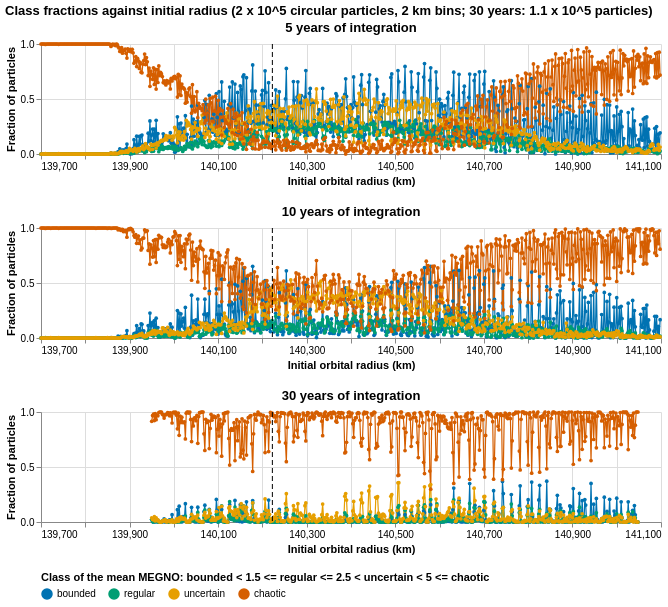

Specify this chart in Vega-Lite:
### Vega-Lite specification from a JSON file in a GitHub repository (floating-point values rounded to 4 significant figures; data arrays with more than 128 entries replaced by an {"elided": "..."} marker saying what was removed)
{"$schema": "https://vega.github.io/schema/vega-lite/v5.20.1.json", "config": {"view": {"continuousHeight": 300, "continuousWidth": 300, "strokeWidth": 0}}, "datasets": {"data-124a89864b84bef645a3bfcde98d5b30": {"elided": "2800 records"}, "data-27f219ff3a27e57984f66d72bbf1fa33": {"elided": "2800 records"}, "data-850fff6daa0baa1e98face805c310db2": {"elided": "2200 records"}, "data-c6824fe1b112384836480bf559cf358a": [{"label": "core, 140,222 km", "r": 140200.0}]}, "resolve": {"scale": {"color": "shared"}}, "title": "Class fractions against initial radius (2 x 10^5 circular particles, 2 km bins; 30 years: 1.1 x 10^5 particles)", "vconcat": [{"height": 110, "layer": [{"data": {"name": "data-124a89864b84bef645a3bfcde98d5b30"}, "encoding": {"color": {"field": "cls", "legend": {"columns": 4, "orient": "bottom", "titleLimit": 0}, "scale": {"domain": ["bounded", "regular", "uncertain", "chaotic"], "range": ["#0072B2", "#009E73", "#E69F00", "#D55E00"]}, "title": "Class of the mean MEGNO: bounded < 1.5 <= regular <= 2.5 < uncertain < 5 <= chaotic", "type": "nominal"}, "tooltip": [{"field": "r_lo_km", "type": "quantitative"}, {"field": "cls", "type": "nominal"}, {"field": "fraction", "type": "quantitative"}], "x": {"field": "r_lo_km", "scale": {"domain": [139700, 141100], "nice": false}, "title": "Initial orbital radius (km)", "type": "quantitative"}, "y": {"field": "fraction", "scale": {"domain": [0, 1]}, "title": "Fraction of particles", "type": "quantitative"}}, "mark": {"point": {"filled": true, "size": 14}, "strokeWidth": 1.2, "type": "line"}}, {"data": {"name": "data-c6824fe1b112384836480bf559cf358a"}, "encoding": {"tooltip": [{"field": "label", "type": "nominal"}, {"field": "r", "type": "quantitative"}], "x": {"field": "r", "type": "quantitative"}}, "mark": {"color": "black", "strokeDash": [5, 3], "type": "rule"}}], "title": "5 years of integration", "width": 620}, {"height": 110, "layer": [{"data": {"name": "data-27f219ff3a27e57984f66d72bbf1fa33"}, "encoding": {"color": {"field": "cls", "legend": {"columns": 4, "orient": "bottom", "titleLimit": 0}, "scale": {"domain": ["bounded", "regular", "uncertain", "chaotic"], "range": ["#0072B2", "#009E73", "#E69F00", "#D55E00"]}, "title": "Class of the mean MEGNO: bounded < 1.5 <= regular <= 2.5 < uncertain < 5 <= chaotic", "type": "nominal"}, "tooltip": [{"field": "r_lo_km", "type": "quantitative"}, {"field": "cls", "type": "nominal"}, {"field": "fraction", "type": "quantitative"}], "x": {"field": "r_lo_km", "scale": {"domain": [139700, 141100], "nice": false}, "title": "Initial orbital radius (km)", "type": "quantitative"}, "y": {"field": "fraction", "scale": {"domain": [0, 1]}, "title": "Fraction of particles", "type": "quantitative"}}, "mark": {"point": {"filled": true, "size": 14}, "strokeWidth": 1.2, "type": "line"}}, {"data": {"name": "data-c6824fe1b112384836480bf559cf358a"}, "encoding": {"tooltip": [{"field": "label", "type": "nominal"}, {"field": "r", "type": "quantitative"}], "x": {"field": "r", "type": "quantitative"}}, "mark": {"color": "black", "strokeDash": [5, 3], "type": "rule"}}], "title": "10 years of integration", "width": 620}, {"height": 110, "layer": [{"data": {"name": "data-850fff6daa0baa1e98face805c310db2"}, "encoding": {"color": {"field": "cls", "legend": {"columns": 4, "orient": "bottom", "titleLimit": 0}, "scale": {"domain": ["bounded", "regular", "uncertain", "chaotic"], "range": ["#0072B2", "#009E73", "#E69F00", "#D55E00"]}, "title": "Class of the mean MEGNO: bounded < 1.5 <= regular <= 2.5 < uncertain < 5 <= chaotic", "type": "nominal"}, "tooltip": [{"field": "r_lo_km", "type": "quantitative"}, {"field": "cls", "type": "nominal"}, {"field": "fraction", "type": "quantitative"}], "x": {"field": "r_lo_km", "scale": {"domain": [139700, 141100], "nice": false}, "title": "Initial orbital radius (km)", "type": "quantitative"}, "y": {"field": "fraction", "scale": {"domain": [0, 1]}, "title": "Fraction of particles", "type": "quantitative"}}, "mark": {"point": {"filled": true, "size": 14}, "strokeWidth": 1.2, "type": "line"}}, {"data": {"name": "data-c6824fe1b112384836480bf559cf358a"}, "encoding": {"tooltip": [{"field": "label", "type": "nominal"}, {"field": "r", "type": "quantitative"}], "x": {"field": "r", "type": "quantitative"}}, "mark": {"color": "black", "strokeDash": [5, 3], "type": "rule"}}], "title": "30 years of integration", "width": 620}]}
